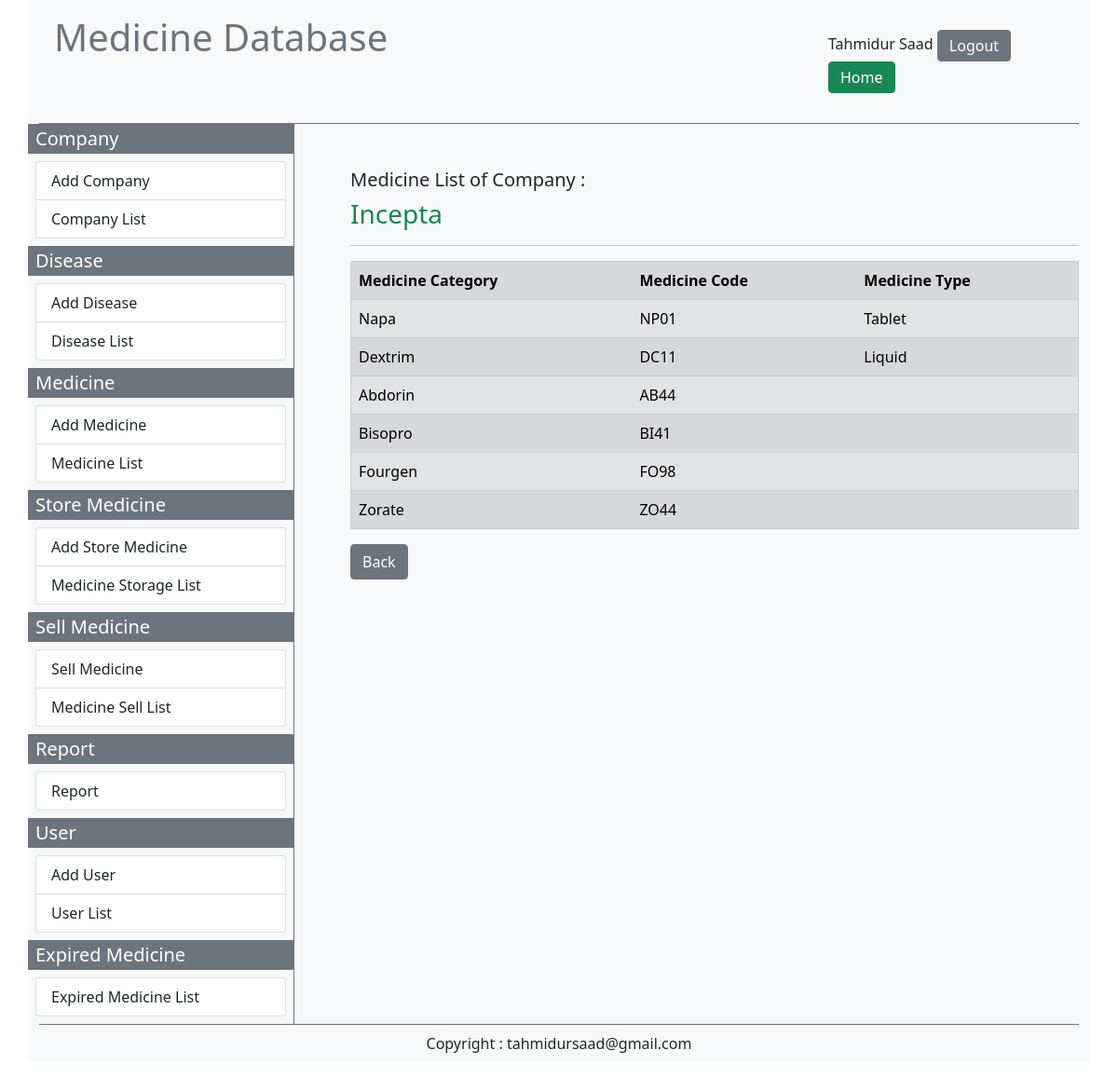
Screenshot of /MediDB/search_by_company.php?company=1 (signed in) with the database file from the repository.
### tables this page shows
CREATE TABLE `company_category` (
  `company_id` int(11) NOT NULL,
  `company_name` varchar(20) NOT NULL,
  `company_certification` varchar(20) NOT NULL
);

CREATE TABLE `medicine` (
  `medicine_id` int(11) NOT NULL,
  `medicine_name` varchar(20) NOT NULL,
  `disease` int(11) NOT NULL,
  `company` int(11) NOT NULL,
  `medicine_code` varchar(20) NOT NULL,
  `medicine_type` varchar(20) DEFAULT NULL
);

### MediDB/search_by_company.php (the view, shortened to what this page needs)
<?php
    require('connection.php');
 ?>
<?php
   $user_first_name= $_SESSION['user_first_name'];
   $user_last_name= $_SESSION['user_last_name'];
   if(!empty($user_first_name) && !empty($user_last_name)){
?>
<!DOCTYPE html>
<html lang="en">
<head>
    <link href="https://cdn.jsdelivr.net/npm/bootstrap@5.0.2/dist/css/bootstrap.min.css" rel="stylesheet">
    <link rel="stylesheet" href="https://use.fontawesome.com/releases/v5.15.4/css/all.css"/>
</head>
<body>
<div class="container bg-light">
        <div class="container-foluid border-bottom border-secondary">
              <?php include('bootstrap/topbar.php'); ?>
        </div>
        <div class="container-foluid">
            <div class="row">
                <div class="col-sm-3 bg-light p-0 m-0">
                    <?php include('bootstrap/leftside_bar.php'); ?>
                </div>
                <div class="col-sm-9 border-start border-secondary">
                    <div class="container p-4 m-4">
                        <h5>Medicine List of Company :</h5>
                            <?php
                                $id = $_GET['company'];
                                $sql1 = "SELECT company_name FROM company_category
                                        WHERE company_id = $id";
                               $query1 = $conn-> query($sql1);
                               $data_company = mysqli_fetch_assoc($query1);
                               $name = $data_company['company_name'];
                               echo "<h3 class='text-success'>$name</h3>"
                            ?>
                           <hr>
                    <?php
                    $id = $_GET['company'];
                        if(isset($_GET['company'])){
                         $sql2 = "SELECT * FROM medicine
                                  WHERE company = $id";
                         $query2 = $conn -> query($sql2);
                         }
                               echo "<table border='1' class='table table-secondary table-striped table-hover'> <tr>
                              <th>Medicine Category </th>
                              <th>Medicine Code </th>
                              <th>Medicine Type </th>
                               ";
                        while($data = mysqli_fetch_assoc($query2)){
                            $medicine_name = $data['medicine_name'];
                            $medicine_code = $data['medicine_code'];
                            $medicine_type = $data['medicine_type'];
                            echo "<tr>
                                  <td>$medicine_name</td>
                                  <td>$medicine_code</td>
                                  <td>$medicine_type</td>
                                  </tr>";
                        }
                        echo"</table>";
                     ?>
                     <a href="list_of_medicine.php"class ="btn btn-secondary">Back</a>
                    </div>
                </div>
            </div>
        </div>
        <div class="border-top border-secondary">
        <?php include('bootstrap/bottom_bar.php'); ?>
        </div>
    </div>
</body>
</html>
<?php
   }
   else{
    header('location:login.php');
   }
 ?>

### rows the page displays
company_category: company_name "Incepta"
medicine: medicine_name "Napa", medicine_code "NP01", medicine_type "Tablet"
medicine: medicine_name "Dextrim", medicine_code "DC11", medicine_type "Liquid"
medicine: medicine_name "Abdorin", medicine_code "AB44"
medicine: medicine_name "Bisopro", medicine_code "BI41"
medicine: medicine_name "Fourgen", medicine_code "FO98"
medicine: medicine_name "Zorate", medicine_code "ZO44"

### other values shown
$user_first_name "Tahmidur"
$user_last_name "Saad"
